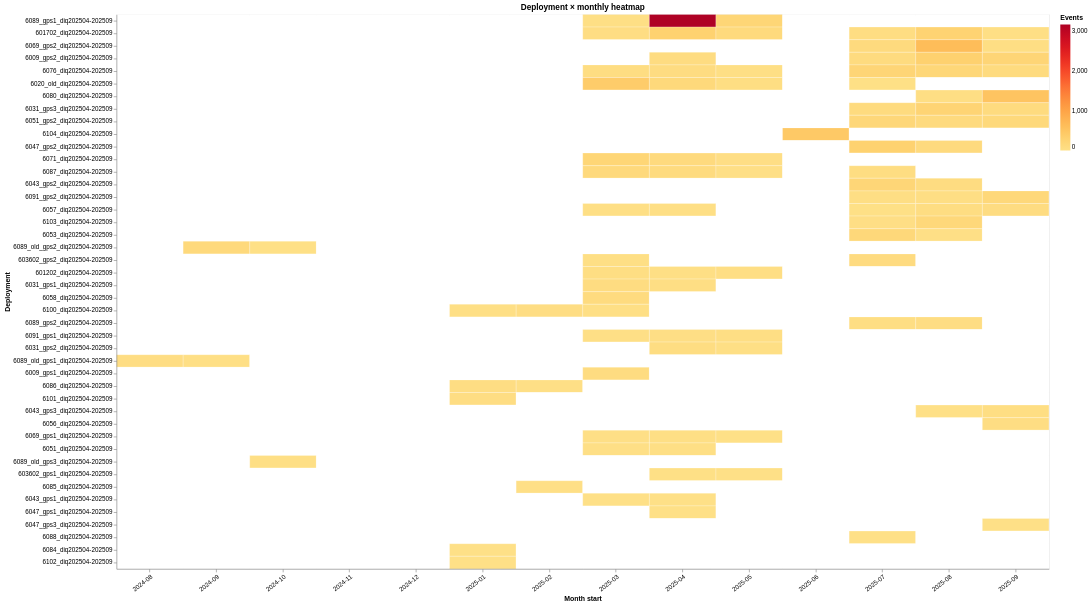

Vega-Lite specification stored for this chart:
### Vega-Lite specification from a JSON file in a GitHub repository (floating-point values rounded to 4 significant figures; data arrays with more than 128 entries replaced by an {"elided": "..."} marker saying what was removed)
{"$schema": "https://vega.github.io/schema/vega-lite/v6.1.0.json", "config": {"view": {"continuousHeight": 300, "continuousWidth": 300}}, "data": {"name": "data-478a3fd89e29cb9202f600d88b32a8f8"}, "datasets": {"data-478a3fd89e29cb9202f600d88b32a8f8": {"elided": "616 records"}}, "encoding": {"color": {"condition": {"test": "datum.event_count == 0", "value": "#ffffff"}, "field": "event_count", "scale": {"scheme": "yelloworangered"}, "title": "Events", "type": "quantitative"}, "tooltip": [{"field": "deployment", "title": "Deployment", "type": "nominal"}, {"field": "bucket_label", "title": "Month start", "type": "nominal"}, {"field": "event_count", "format": ",", "title": "Events", "type": "quantitative"}], "x": {"axis": {"labelAngle": -38, "labelOverlap": "greedy", "values": ["2024-08", "2024-09", "2024-10", "2024-11", "2024-12", "2025-01", "2025-02", "2025-03", "2025-04", "2025-05", "2025-06", "2025-07", "2025-08", "2025-09"]}, "field": "bucket_label", "sort": "ascending", "title": "Month start", "type": "nominal"}, "y": {"axis": {"labelLimit": 260}, "field": "deployment", "sort": {"field": "deployment_order", "order": "ascending"}, "title": "Deployment", "type": "nominal"}}, "height": 880, "mark": {"stroke": "white", "strokeWidth": 0.35, "type": "rect"}, "title": "Deployment × monthly heatmap", "width": 1480}
